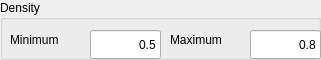
         <widget class="QGroupBox" name="groupBox_7">
          <property name="minimumSize">
           <size>
            <width>321</width>
            <height>60</height>
           </size>
          </property>
          <property name="maximumSize">
           <size>
            <width>321</width>
            <height>60</height>
           </size>
          </property>
          <property name="title">
           <string>Density</string>
          </property>
          <widget class="QLabel" name="label_4">
           <property name="geometry">
            <rect>
             <x>10</x>
             <y>30</y>
             <width>91</width>
             <height>19</height>
            </rect>
           </property>
           <property name="text">
            <string>Minimum</string>
           </property>
          </widget>
          <widget class="QLabel" name="label_5">
           <property name="geometry">
            <rect>
             <x>170</x>
             <y>30</y>
             <width>101</width>
             <height>19</height>
            </rect>
           </property>
           <property name="text">
            <string>Maximum</string>
           </property>
          </widget>
          <widget class="QLineEdit" name="minimumDensityLineEdit">
           <property name="geometry">
            <rect>
             <x>90</x>
             <y>30</y>
             <width>71</width>
             <height>29</height>
            </rect>
           </property>
           <property name="toolTip">
            <string>Minimum agent density for speed computation (≥0.5).</string>
           </property>
           <property name="statusTip">
            <string>Minimum agent density for speed computation (≥0.5).</string>
           </property>
           <property name="inputMask">
            <string notr="true"/>
           </property>
           <property name="text">
            <string notr="true">0.5</string>
           </property>
           <property name="maxLength">
            <number>12</number>
           </property>
           <property name="alignment">
            <set>Qt::AlignRight|Qt::AlignTrailing|Qt::AlignVCenter</set>
           </property>
          </widget>
          <widget class="QLineEdit" name="maximumDensityLineEdit">
           <property name="geometry">
            <rect>
             <x>250</x>
             <y>30</y>
             <width>71</width>
             <height>29</height>
            </rect>
           </property>
           <property name="toolTip">
            <string>Maximum agent density for speed computation</string>
           </property>
           <property name="statusTip">
            <string>Maximum agent density for speed computation</string>
           </property>
           <property name="inputMask">
            <string notr="true"/>
           </property>
           <property name="text">
            <string notr="true">0.8</string>
           </property>
           <property name="maxLength">
            <number>12</number>
           </property>
           <property name="alignment">
            <set>Qt::AlignRight|Qt::AlignTrailing|Qt::AlignVCenter</set>
           </property>
          </widget>
         </widget>
